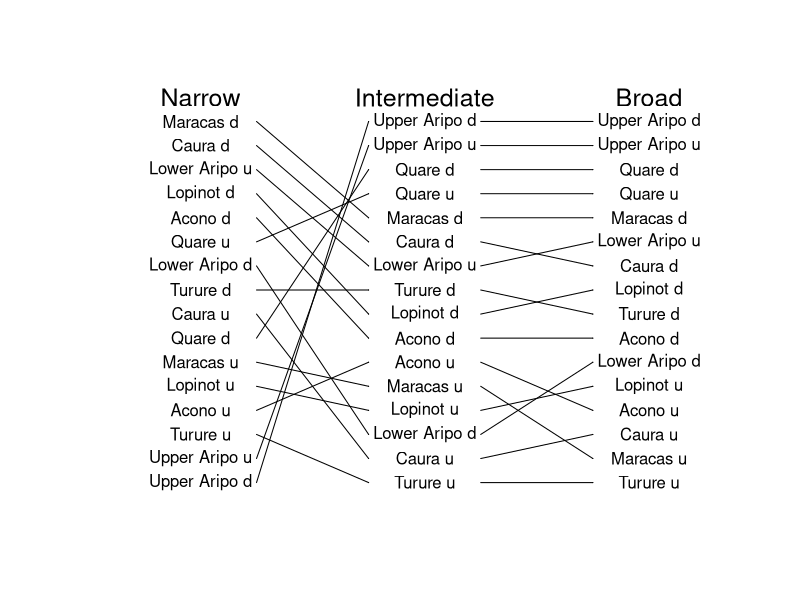

This chart was generated by the following R code:
## ---- chunk 1
###Making a plot of how high pressure predation sites are when measured in 
#different levels of predation ABUNDANCE

setwd("C:\\Users\\faj\\Documents\\OneDrive for Business\\research\\FishPredation\\Data")

library(dplyr)
library(tidyr)
library(ggplot2)
library(lme4)
library(Cairo)


#preparing data 

fishDataAll <- read.csv("Fish data June 2017.csv")
head(fishDataAll)
str(fishDataAll)
levels(fishDataAll$species)
selectMonths <- c("07", "08")# i am selecting out these months because then i can use the last timepoint 

group12 <- c("Hoplias malabaricus", "Crenicichla frenata", "Gymnotus carapo", "Anablepsoides hartii",
			"Cichlasoma taenia", "Cichlasoma taenia", "Corynopoma riisei", "Roeboides dientonito", 
			"Agonostomus monticola", "Rhamdia quelen", "andinoacara pulcher", "Hemigrammus unilineatus", "Rivulus hartii")



#select data from only the July and Auguest, and remove first year 
SelectData <- fishDataAll %>% 
	separate(date, c("Day", "Month", "Year"), sep = "/") %>%
	filter(Year != 2010)%>%
	filter(Month %in% selectMonths)

fishData <- data.frame(SelectData)

fishData$AbundanceAll <- fishData$numbercaught + fishData$numberseen

#calculating percentage biomass so i can incude years with 0 abundance

fishData$TotBiomass <- (fishData$numbercaught + fishData$numberseen)* fishData$weight
TotBioSite<- fishData %>% 
	group_by(site, Year) %>%
	summarise(BiomasSiteSum = sum(TotBiomass, na.rm=TRUE))
siteBiomass <- data.frame(TotBioSite)


#Narrow Predation data
#-------------------------
predatorsAbN <- fishData %>% 
	filter(species == "Hoplias malabaricus" | species == "Crenicichla frenata")  %>%
	group_by(site, Year) %>%
	summarise(AbundanceSum = sum(AbundanceAll))

predatorsAb <- data.frame(predatorsAbN)
predatorsAb$Year <- as.numeric(predatorsAb$Year)

#add the total site biomass data, just to i can identify sites with no predators 
FishDataTotAb <- merge(siteBiomass, predatorsAb, by = c("site" ,"Year"),all=TRUE) # this makes sure i 
#know what years had no predators recoreded in 
FishDataTotAb$AbundanceSum[is.na(FishDataTotAb$AbundanceSum)] <- 0

Narrow <- aggregate(FishDataTotAb$AbundanceSum, list(FishDataTotAb$site), mean, na.rm=TRUE)

orderNarrow <- Narrow[order(Narrow$x),]
head(orderNarrow)

orderNarrow$predOrderN <- c(1:nrow(orderNarrow))

#Middle predation 
#------------------------------

#there are no fsih of species Anablepsoides hartii

#sum abundance per site and year
predatorsAbM <- fishData %>% 
	filter(species == "Hoplias malabaricus" | species == "Crenicichla frenata" | 
		species == "Gymnotus carapo" | species == "Rivulus hartii")  %>%
	group_by(site, Year) %>%
	summarise(AbundanceSum = sum(AbundanceAll))

predatorsAbMl <- data.frame(predatorsAbM)

predatorsAbMl$Year <- as.numeric(predatorsAbMl$Year)

#add the total site biomass data, just to i can identify sites with no predators 
FishDataTotAbM <- merge(siteBiomass, predatorsAbMl, by = c("site" ,"Year"),all=TRUE) # this makes sure i 
#know what years had no predators recoreded in 
FishDataTotAbM$AbundanceSum[is.na(FishDataTotAbM$AbundanceSum)] <- 0

Middle <- aggregate(FishDataTotAbM$AbundanceSum, list(FishDataTotAbM$site), mean, na.rm=TRUE)

orderMiddle<- Middle[order(Middle$x),]
head(orderMiddle)

orderMiddle$predOrderM <- c(1:nrow(orderMiddle))

#Wide predation 
#------------------------------

#there are no fsih of species Anablepsoides hartii

#sum abundance per site and year
predatorsAbW <- fishData %>% 
	filter(species %in% group12) %>%
	group_by(site, Year) %>%
	summarise(AbundanceSum = sum(AbundanceAll))

predatorsAbWd <- data.frame(predatorsAbW)
predatorsAbWd$Year <- as.numeric(predatorsAbWd$Year)

#add the total site biomass data, just to i can identify sites with no predators 
FishDataTotAbW <- merge(siteBiomass, predatorsAbWd, by = c("site" ,"Year"),all=TRUE) # this makes sure i 
#know what years had no predators recoreded in 
FishDataTotAbW$AbundanceSum[is.na(FishDataTotAbW$AbundanceSum)] <- 0

Wide <- aggregate(FishDataTotAbW$AbundanceSum, list(FishDataTotAbW$site), mean, na.rm=TRUE)

orderWide <- Wide[order(Wide$x),]
head(orderWide)

orderWide$predOrderW <- c(1:nrow(orderWide))


##merge all data 
#-----------------------------

orderNM <- merge(orderNarrow, orderMiddle, by = "Group.1")
orderNMW <- merge(orderNM, orderWide, by = "Group.1")


## ---- chunk 2
Cairo(file="C:\\Users\\faj\\Documents\\OneDrive for Business\\research\\bioTIME\\users\\Faith\\TriniFishPredation\\Adundance_tangle.png",
      type="png",
      units="in", 
      width=8,
      height=6,
      pointsize=12,
      dpi=100)

plotSetup <- data.frame(cbind(c(1:17),c(20:87))) # data to plot onto emptyp plot
plot(x = plotSetup$X2, y = plotSetup$X1, col="white", axes=FALSE , ylab = " ", xlab = "  ")

#plot arrows
arrows(x0 = 36, y0 = orderNMW$predOrderN, x1 = 48, y1 = orderNMW$predOrderM, length = 0.001)
arrows(x0 = 60, y0 = orderNMW$predOrderM, x1 = 72, y1 = orderNMW$predOrderW, length = 0.001)


#plotting text 
text(x = 54, y = orderNMW$predOrderM, labels = orderNMW$Group.1)
text(x = 30, y = orderNMW$predOrderN, labels = orderNMW$Group.1)
text(x = 78, y = orderNMW$predOrderW, labels = orderNMW$Group.1)

text(x = 30, y = 17, labels = "Narrow", cex = 1.5)
text(x = 54, y = 17, labels = "Intermediate", cex = 1.5)
text(x = 78, y = 17, labels = "Broad", cex = 1.5)

dev.off()

## ---- chunk 3
rownames(orderNMW) <- orderNMW$Group.1
corOrderNMW <- orderNMW[,c(2, 4, 6)] 
names(corOrderNMW ) <- c("Narrow", "Middle", "Wide")
cor(corOrderNMW, method="spearman")
